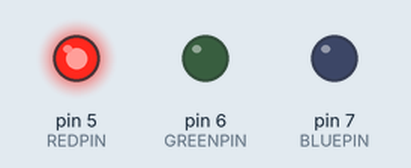
Recording of a sketch running on a simulated Arduino Uno, built with avr-gcc and run on an emulated ATmega328P. Shown: output pins drawn as LEDs (lit = HIGH).

Above: at 0.5 s.
At 2.0 s:
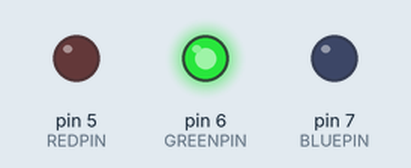
At 4.7 s:
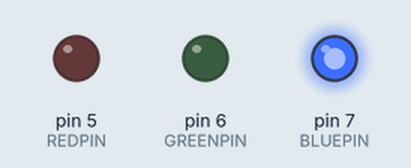
Timing chart, 0 to 8.5 s (numbered marks = the images above):
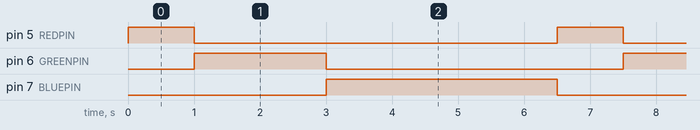

The sketch:

ledstrip_example.ino
```cpp
#define REDPIN 5
#define GREENPIN 6
#define BLUEPIN 7

void setup() {
  // put your setup code here, to run once:
  pinMode(REDPIN, OUTPUT);
  pinMode(GREENPIN, OUTPUT);
  pinMode(BLUEPIN, OUTPUT);
}


void setColor(int REDVALUE, int GREENVALUE, int BLUEVALUE) {
  analogWrite(REDPIN, REDVALUE);
  analogWrite(GREENPIN, GREENVALUE);
  analogWrite(BLUEPIN, BLUEVALUE);
}

void loop() {
  // put your main code here, to run repeatedly:
  setColor(255, 0, 0); //red
  delay(1000); //red for 1000 milliseconds
  setColor(0, 255, 0); //green
  delay(2000); //green for 2000 milliseconds
  setColor(0, 0, 255); //blue
  delay(3500); //blue for 3500 milliseconds
}
```

Measured:
- by itself, pin 5 (REDPIN): alternates HIGH for 1.0 s and LOW for 5.5 s
- by itself, pin 6 (GREENPIN): alternates HIGH for 2.0 s and LOW for 4.5 s
- by itself, pin 7 (BLUEPIN): alternates HIGH for 3.5 s and LOW for 3.0 s
